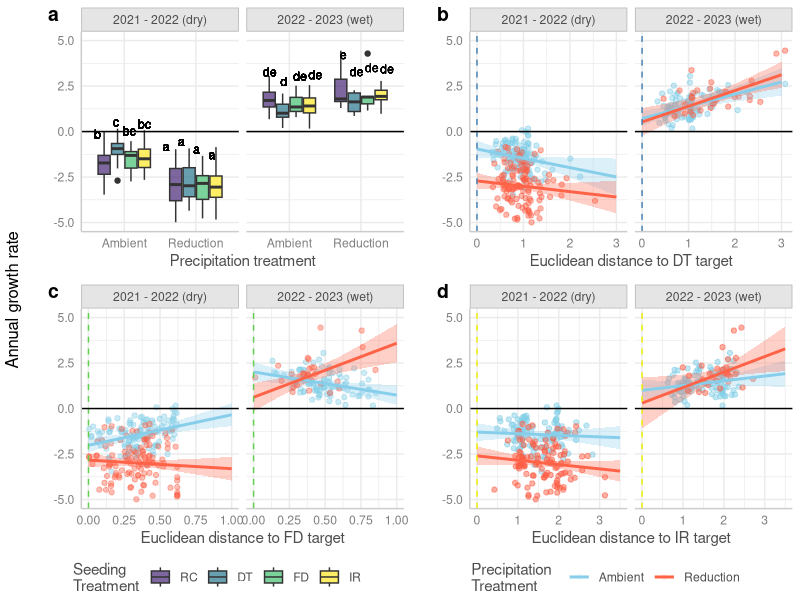

This chart was generated by the following R code: (Note: this script raises an error after producing the figure.)
#### Analysis of drought treatments, WY 
#### how does drought effect native species in the different seeded communities? and
#### with our distance from targets?
#### Are DT communities more tolerant of drought than random? than FD? 
#### Are communities with more DT-target traits more tolerant of drought?

## packages
library(tidyverse)
library(lme4)
library(lmerTest)
library(ggeffects)

## read in all data and clean to create master dataframe
comp.wy <- read.csv("data/comp_wy_plot.csv") # Wyoming species comp data 
comp.wy <- comp.wy %>% filter(year != "2020") #remove pre-treatment data
#correct factor columns
comp.wy <- comp.wy %>% select(-drought)
comp.wy$year<-as.factor(comp.wy$year)
comp.wy$trt <- as.factor(comp.wy$trt)
comp.wy$block <- as.factor(comp.wy$block)
comp.wy <- comp.wy %>% mutate(trt = str_replace(trt, "^r$", "rand")) #make r match rand in cwm df

cwm.wy <- read.csv("data/cwm_wy(plot).csv")# Wyoming CWM data
cwm.wy$year <- as.factor(cwm.wy$year)
#make new sequence column
cwm.wy <- cwm.wy %>% mutate(yrorder = ifelse(year=="2021","1",
                                             ifelse(year=="2022","2",
                                                    ifelse(year=="2023","3","0"))))
cwm.wy$yrorder <- as.numeric(cwm.wy$yrorder)
#add plot ID column (but give NA to target/predicted communities)
cwm.wy <- cwm.wy %>% 
  mutate(plot = paste(block, trt, year, sep = "."))
cwm.wy <- cwm.wy %>% filter(year != "0") #remove predicted/target communities

cwm.wy <- cwm.wy %>% select(-c(rootdiam,veg)) #remove CWM rootdiam column to avoid confusion
cwmFD <- read.csv("data/cwm_raoq_wy(plot).csv") #add FD for traits that need it (rootdiam/veg)
cwmFD <- cwmFD %>% select(block,trt,year,drought,rootdiam,veg, full) #only columns we need
cwm.wy <- merge(cwm.wy,cwmFD, all.x=T)

# combine to master df (remove spp columns for now)
allwy <- merge(comp.wy[,-c(5:60)],cwm.wy, by=c("year","trt","block"))
allwy$trt <- as.factor(allwy$trt)

# also combine CWM_distances dataframe to master df 
wydist <- read.csv("data/cwm_maxdistances_wy(plot).csv")
#break apart distances ID to make wider and merge together
wydist <- separate(wydist, trt.b.y, into = c("trt", "block", "year"), sep = "\\.")
wydist <- wydist %>% mutate(trt = str_replace(trt, "^r$", "rand")) #make r match rand in cwm df

allwy <- merge(allwy,wydist, by=c("year","trt","block"), all.x=T)
allwy$trt <- as.factor(allwy$trt)
allwy$block <- as.factor(allwy$block)
allwy$year <- as.factor(allwy$year)
#allwy$subplot <- as.factor(allwy$subplot)
allwy$drought <- as.factor(allwy$drought)

### how many WY 2022+2023 data need to be dropped from CWM calculations 
subvalid <- comp.wy %>% group_by(block,trt,year) %>%
  mutate(propnative = nativecov.plot/totcov.plot*100) %>% 
  filter(propnative < 80)
table(subvalid$year)
(17+132)/(512*3)*100 # only 10% total observation to remove
allwy <- allwy %>% 
  mutate(propnative = nativecov.plot/totcov.plot*100)

## Ensure levels are correctly compared in models
allwy$trt <- relevel(allwy$trt, ref = "rand") #make random communities the reference level
allwy$drought <- relevel(allwy$drought, ref = "cntl") #make ambient precip the reference level
#for visuals
droughtcolswy <- c("cntl"="skyblue", "drt"="tomato") #create variable for color

#### remove all plots where CWM could not be validly calculated
suballwy <- allwy %>% filter(propnative >= 80)

#attach previous years cover as a column to calculate response ratio  
grate21 <- suballwy %>% filter(year=="2021")
grate21 <- grate21 %>% select(c(block,trt,nativecov.plot))
colnames(grate21) <- c("block", "trt","covprevyr")
grate21$year <- "2022"
grate22 <- suballwy %>% filter(year=="2022")
grate22 <- grate22 %>% select(c(block,trt,nativecov.plot))
colnames(grate22) <- c("block", "trt","covprevyr")
grate22$year <- "2023"
forgrate <- bind_rows(grate21,grate22)
wydat <- merge(suballwy, forgrate, all.x=T)

#find annual growth rate
wydat <- wydat %>% mutate(growrate = nativecov.plot/covprevyr)
wydat$log.gr <- log(wydat$growrate) 
wydatno21 <- wydat %>% filter(year!="2021")
#testnoD <- testno %>% filter(drought=="cntl")

#model
summary(trtmod<-lmer(log.gr~trt*drought*year+ (1|block), wydatno21))
summary(dtmod <- lmer(log.gr~distdt*drought*year+ (1|block), wydatno21))
summary(fdmod <- lmer(log.gr~distfd*drought*year+ (1|block), wydatno21))
summary(irmod <- lmer(log.gr~distir*drought*year+ (1|block), wydatno21))

#anova(lmer(log.gr~distdt*trt*distfd*drought*year+ (1|block), testno))


#### Making plots
## create label names for facets used in all plots:
labelnames.wy <- c('2022' = "2021 - 2022 (dry)",
                   '2023' = "2022 - 2023 (wet)")

## ~ seeding treatment
#create letters for plotting:
library(emmeans)
# Step 1: Get the emmeans for the interaction of trt, drought, and year
emm_trt <- emmeans(trtmod, ~ trt * drought * year)
## # Step 2: Obtain pairwise contrasts for the interaction
## contrast_trt <- contrast(emm_trt, method = "pairwise")
# Step 2: Generate the compact letter display using multcomp::cld
letters <- multcomp::cld(emm_trt, alpha = 0.05, Letters = letters, adjust = "tukey")
# Step 3: Convert the results to a data frame
letters_df <- as.data.frame(letters)
# Step 4: Create a temporary data frame with the desired y-position for plotting
dttemp2 <- wydatno21 %>%
  group_by(drought, trt, year) %>%
  summarise(yposition = quantile(log.gr,.8, na.rm = T), .groups = 'drop')
# Step 5: Merge the letter results with the y-position data
dttemp2 <- merge(letters_df, dttemp2, by = c("drought", "trt","year"))
# Merge with the original data to get the final dataset
dttemp3 <- merge(wydatno21, dttemp2, by = c("drought", "trt", "year"), all = TRUE)

#plot:
dissboxwy <- ggplot(dttemp3, aes(y=log.gr,x=drought,fill=trt))+
  geom_boxplot()+
  geom_text(aes(y=yposition,label = .group), 
            position = position_dodge(width = .85), 
            vjust = -1.75,
            hjust = .6,
            size=3)+
  scale_x_discrete(labels = c("Ambient", "Reduction"))+
  ylim(c(-5,5))+
  #scale_fill_manual(values = c("#482576B3","#2A788EB3","#43BF71B3"),
  #                  labels = c("RC","DT","FD"))+ #viridis::viridis(4, option="D",begin = .1, end = 1, alpha = 0.7)
  scale_fill_viridis_d(option = "D", begin = .1, end = 1, alpha = 0.7,
                      labels = c("RC","DT","FD","IR"))+
  facet_wrap(~year,scales="fixed", labeller = as_labeller(labelnames.wy))+
  geom_hline(yintercept =0,col="black")+
  labs(y=" ", fill="Seeding 
Treatment", x = "Precipitation treatment")+
  theme_ggeffects()


## ~ distance to DT traits
#predict values to make ribbon for mixed effects models
dtpreds <- ggpredict(dtmod, terms = c("distdt", "drought","year"))  # or terms = c("xvar", "group")
dtdat <- merge(wydatno21, dtpreds, by.x = c("year","drought"), by.y = c("facet","group"), all.x=T)
#plot
distdtwy <- ggplot(dtdat, aes(y=log.gr,x=distdt,col=drought, fill=drought))+
  geom_point(alpha=0.08)+
  geom_ribbon(aes(x = x, y=predicted, ymin = conf.low, ymax = conf.high),
              alpha = 0.3, color = NA)+
  geom_line(aes(x = x, y = predicted), size = 1)+
  #geom_smooth(method = "lm")+
  scale_color_manual(values=droughtcolswy, labels = c("Ambient", "Reduction"))+
  scale_fill_manual(values=droughtcolswy, labels = c("Ambient", "Reduction"),guide="none")+
  facet_wrap(~year, labeller = as_labeller(labelnames.wy))+
  labs(y=" ", x="Euclidean distance to DT target", col="Precipitation 
Treatment")+
  ylim(c(-5,5))+
  geom_vline(xintercept =0,col="steelblue", lty=2)+
  geom_hline(yintercept =0,col="black")+
  #stat_cor(label.y = c(c(3,3.5),c(-2.5,-2.6)))+
  #geom_hline(yintercept =0,col="black")+
  guides(alpha = "none")+
  theme_ggeffects()

## ~ distance to IR traits
#predict values to make ribbon for mixed effects models
irpreds <- ggpredict(irmod, terms = c("distir", "drought","year"))  # or terms = c("xvar", "group")
irdat <- merge(wydatno21, irpreds, by.x = c("year","drought"), by.y = c("facet","group"), all.x=T)
#plot
distirwy <- ggplot(irdat, aes(y=log.gr,x=distir,col=drought, fill=drought))+
  geom_point(alpha=.08)+
  geom_ribbon(aes(x = x, y=predicted, ymin = conf.low, ymax = conf.high),
              alpha = 0.3, color = NA)+
  geom_line(aes(x = x, y = predicted), size = 1)+
  #geom_smooth(method = "lm")+
  scale_color_manual(values=droughtcolswy, labels = c("Ambient", "Reduction"))+
  scale_fill_manual(values=droughtcolswy, guide="none")+
  facet_wrap(~year, labeller = as_labeller(labelnames.wy))+
  labs(y=" ", x="Euclidean distance to IR target", col="Precipitation 
Treatment")+
  ylim(c(-5,5))+
  geom_vline(xintercept =0,col="yellow2", lty=2)+
  geom_hline(yintercept =0,col="black")+
  #stat_cor(label.y = c(c(3,3.5),c(-2.5,-2.6)))+
  #geom_hline(yintercept =0,col="black")+
  guides(alpha = "none")+
  theme_ggeffects()

## ~ distance to FD traits
#wydatno21 <- wydatno21 %>% mutate(grass= ifelse(graminoid >= .51, "grassy","forby"))
#predict values to make ribbon for mixed effects models
fdpreds <- ggpredict(fdmod, terms = c("distfd", "drought","year"))  # or terms = c("xvar", "group")
fddat <- merge(wydatno21, fdpreds, by.x = c("year","drought"), by.y = c("facet","group"), all.x=T)
#plot
distfdwy <- ggplot(fddat, aes(y=log.gr,x=distfd,col=drought, fill=drought))+
  geom_point(alpha=.08)+
  geom_ribbon(aes(x = x, y=predicted, ymin = conf.low, ymax = conf.high),
              alpha = 0.3, color = NA)+
  geom_line(aes(x = x, y = predicted), size = 1)+
  #geom_smooth(method = "lm")+
  scale_color_manual(values=droughtcolswy, labels = c("Ambient", "Reduction"))+
  scale_fill_manual(values=droughtcolswy, guide="none")+
  facet_grid(~year, labeller = as_labeller(labelnames.wy))+
  labs(y=" ", x="Euclidean distance to FD target", col="Precipitation 
Treatment")+
  ylim(c(-5,5))+
  geom_vline(xintercept =0,col="35B779FF", lty=2)+
  geom_hline(yintercept =0,col="black")+
  #stat_cor(label.y = c(c(3,3.5),c(-2.5,-2.6)))+
  #geom_hline(yintercept =0,col="black")+
  guides(alpha = "none")+
  theme_ggeffects()

#### combined figures
library(ggpubr)
wyfigtop <- ggarrange(dissboxwy,distfdwy, nrow=2,
                      common.legend = T, legend = "bottom",
                      labels = c("a","c"),label.x = .05)
wyfigbottom <-ggarrange(distdtwy,distirwy, nrow=2,
                        common.legend = T, legend = "bottom",
                        labels = c("b","d"),label.x = .05)
wyfigdrought <- ggarrange(wyfigtop,wyfigbottom, ncol=2)
wyfigdrought <- annotate_figure(wyfigdrought,
                                left="Annual growth rate")

tiff("figures/droughtfigwy.tiff", res=400, height = 5,width =8, "in",compression = "lzw")
wyfigdrought
dev.off()





################################################################

#####output of models as formatted tables for supplemental:
library(lme4)
library(broom.mixed)
library(knitr)
library(kableExtra)

model_summary <- tidy(dtmod)

# Separate fixed and random effects
fixed_effects <- model_summary %>% filter(effect == "fixed")
random_effects <- model_summary %>% filter(effect == "ran_pars")

# Adjusting Terms to be More Descriptive
fixed_effects <- fixed_effects %>%
  mutate(term = recode(term,
                       `(Intercept)` = "Intercept",
                       `trt1` = "Treatment 1",
                       `trt2` = "Treatment 2",
                       `trt3` = "Treatment 3",
                       `drought1` = "Drought Level 1",
                       `drought2` = "Drought Level 2",
                       `year1` = "Year 1",
                       `year2` = "Year 2"))

random_effects <- random_effects %>%
  mutate(term = recode(term,
                       `(Intercept)` = "Intercept"))

# Combine fixed and random effects with proper column names
fixed_effects <- fixed_effects %>%
  select(term, estimate, std.error, statistic, p.value) %>%
  mutate(effect_type = "Fixed Effect")

random_effects <- random_effects %>%
  select(term, estimate, std.error) %>%
  mutate(statistic = NA, p.value = NA, effect_type = "Random Effect")

# Rename columns to be more descriptive
colnames(fixed_effects) <- c("Term", "Estimate", "Std. Error", "Statistic", "P-value", "Effect Type")
colnames(random_effects) <- c("Term", "Estimate", "Std. Error", "Statistic", "P-value", "Effect Type")

# Combine both into one dataframe
combined_effects <- bind_rows(fixed_effects, random_effects)

# Create the table
table<-kable(combined_effects, caption = "Summary of Linear Mixed-Effects Model", digits = 3) %>%
  kable_styling(bootstrap_options = c("striped", "hover", "condensed", "responsive"),full_width = F, position = "left")

# Save the table as HTML
save_kable(table, "model_summaryirca.doc")
